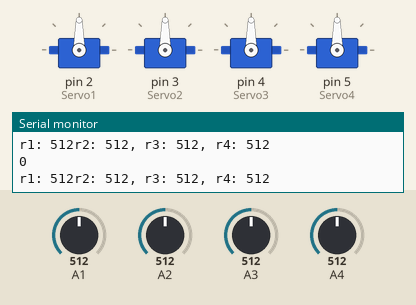
Recording of a sketch running on a simulated Arduino Uno, built with avr-gcc and run on an emulated ATmega328P. Shown: 4 × servo, the last lines printed to the serial monitor. The inputs (shaded band) are chosen by the test bench; at power-on: A1 = 512, A2 = 512, A3 = 512, A4 = 512.

Above: at 1.2 s.
1.3 s: A1 set to 288
4.3 s: A1 set to 272
At 4.47 s:
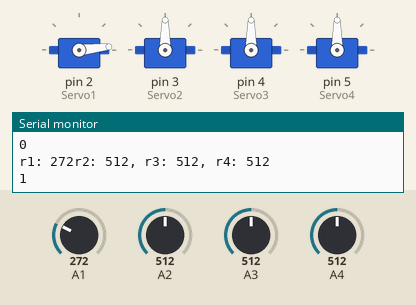
7.3 s: A2 set to 287
10.3 s: A2 set to 263
At 10.83 s:
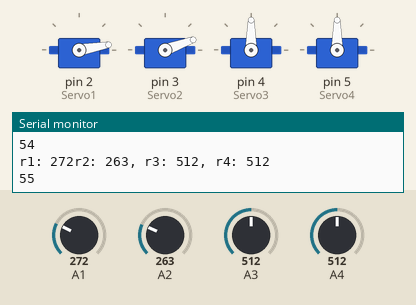
At 12.04 s:
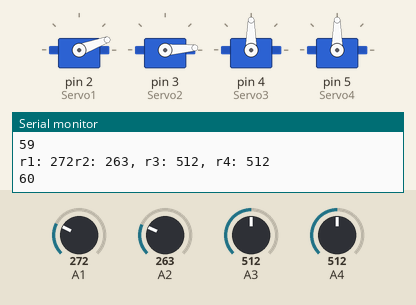
13.3 s: A3 set to 287
16.3 s: A3 set to 268
At 16.86 s:
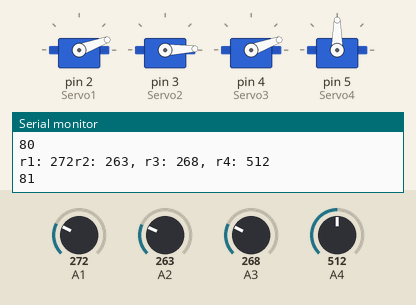
Timing chart, 0 to 20.3 s (numbered marks = the images above; inputs shaded):
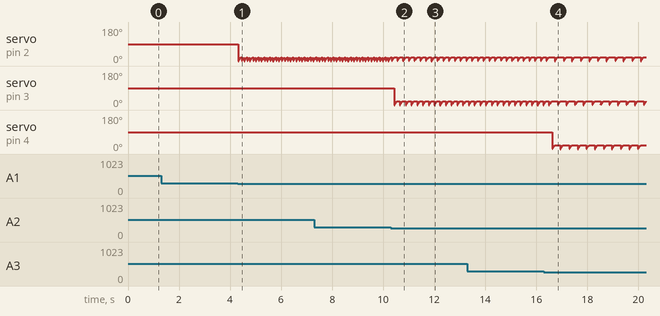

Measured:
- the behaviour switches between 280 and 279 on A1 (found by bisection; images 0 and 1)
- the behaviour switches between 280 and 279 on A2 (found by bisection; images 1 and 2)
- the behaviour switches between 280 and 279 on A3 (found by bisection; images 3 and 4)
- after the input at 4.3 s, servo on pin 2 (Servo1): ramps from 0° to 20° and jumps back, once every 0.11 s
- after the input at 10.3 s, servo on pin 3 (Servo2): ramps from 0° to 20° and jumps back, once every 0.22 s
- after the input at 16.3 s, servo on pin 4 (Servo3): ramps from 0° to 20° and jumps back, once every 0.34 s

The sketch:

final.ino
```cpp
# include <Servo.h>
Servo Servo1;
Servo Servo2;
Servo Servo3;
Servo Servo4;
int r1;
int r2;
int r3;
int r4;
int ldr = 280;
int x;
void setup()
{
  Serial.begin(9600);
  Servo1.attach(2);
  Servo2.attach(3);
  Servo3.attach(4);
  Servo4.attach(5);
}

int delay1 = 150;
int delay2 = 150;

int count = 0;

void loop() {
  r1 = analogRead(A1);
  r2 = analogRead(A2);
  r3 = analogRead(A3);
  r4 = analogRead(A4);


  if (r1 < ldr || r2 <ldr || r3 < ldr || r4 <ldr)
  {
    count = count + 1;
  }


  if (count > 25)
  {
    delay1 = 10;
    delay2 = 20;
  }

  if (count > 50)
  {
    delay1=5;
    delay2=10;
  }

{  if (r1 < ldr)
  {
  { Servo1.write(x);
    delay(5);
  }
  for (x = 0; x <= 20; x++)
  {
    Servo1.write(x);
    delay(5);
  }
  }

  if (r2 < ldr)
  {
    { Servo2.write(x);
    delay(5);
  }
  for (x = 0; x <= 20; x++)
  {
    Servo2.write(x);
    delay(5);
  }
  }

  if (r3 < ldr)
  {
    { Servo3.write(x);
    delay(5);
  }
  for (x = 0; x <= 20; x++)
  {
    Servo3.write(x);
    delay(5);
  }
  }

  if (r4< ldr)
   {
   { Servo4.write(x);
    delay(5);
  }
  for (x = 0; x <= 20; x++)
  {
    Servo4.write(x);
    delay(5);
  }
   }
  }
  Serial.print("r1: ");
  Serial.print(r1);
  Serial.print("r2: ");
  Serial.print(r2);
  Serial.print(", r3: ");
  Serial.print(r3);
  Serial.print(", r4: ");
  Serial.println(r4);
  Serial.println(count);
}
```
